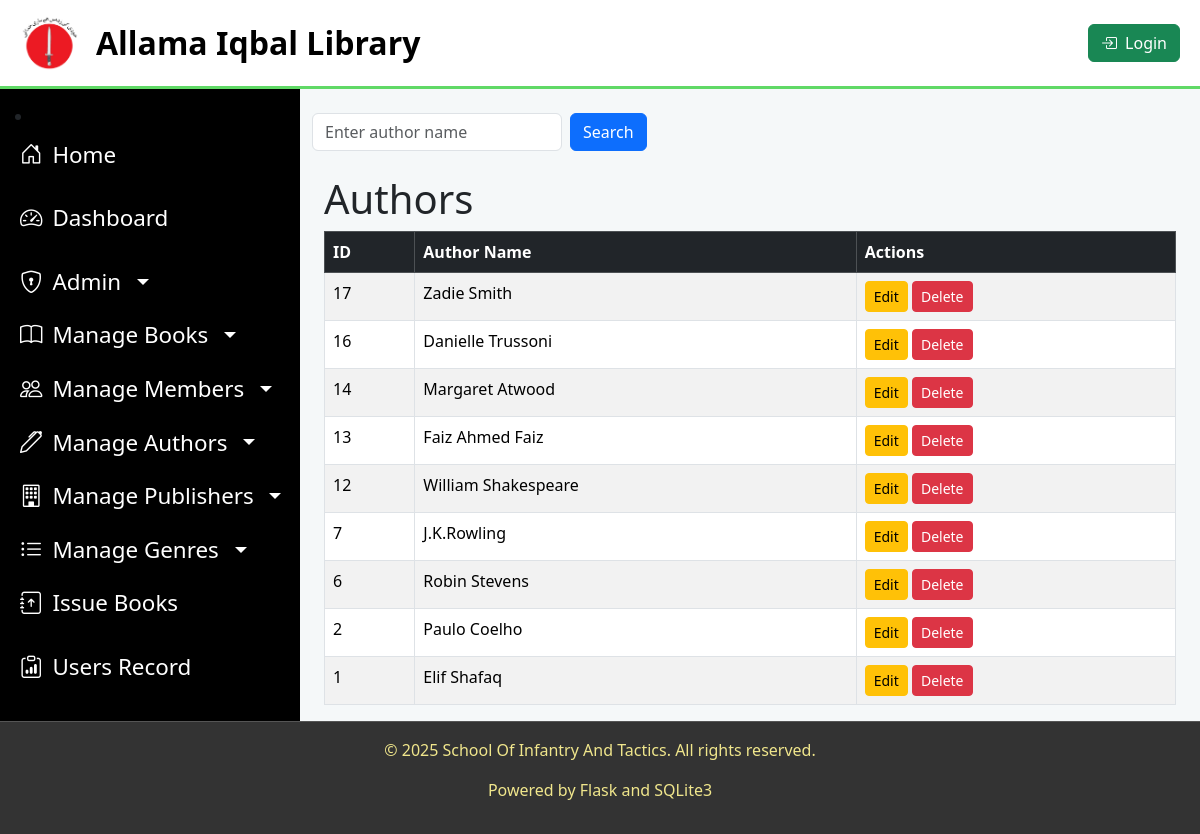
The app's page /authors with its own data.
### tables this page shows
CREATE TABLE authors(
            author_id INTEGER PRIMARY KEY AUTOINCREMENT,
            name TEXT NOT NULL      
          , is_deleted BOOLEAN DEFAULT 0);

### app.py (the view)
@app.route('/authors', methods=['GET'])
def authors():
    search_query = request.args.get('search', '').strip()
    conn = get_db_connection()
    c = conn.cursor()
    if search_query:
        c.execute("SELECT author_id, name FROM authors WHERE is_deleted = 0 AND name LIKE ?", ('%' + search_query + '%',))
    else:
        c.execute("SELECT author_id, name FROM authors WHERE is_deleted = 0 ORDER BY author_id DESC")
    authors = c.fetchall()
    conn.close()
    return render_template("authors.html", authors=authors, search_query=search_query)

### helper.py (called while the page is built)
def get_db_connection():
    try:
        conn = sqlite3.connect('library.db')
        conn.row_factory = sqlite3.Row  # Enables accessing rows like dictionaries
        return conn
    except sqlite3.Error as e:
        return None

### templates/authors.html (shortened to what this page needs)
{% extends "layout.html" %}
{% block content %}
<form action="{{ url_for('authors') }}" method="get" class="mb-4 d-flex align-items-center">
    <input type="text" id="search_query" name="search" class="form-control me-2" placeholder="Enter author name" value="{{ request.args.get('query', '') }}" style="width: 250px;">
    <button type="submit" class="btn btn-primary">Search</button>
</form>
<div class="container mt-4">
    <h1>Authors</h1>
    <table class="table table-striped table-bordered">
        <thead class="table-dark">
            <tr>
                <th>ID</th>
                <th>Author Name</th>
                <th>Actions</th>
            </tr>
        </thead>
        <tbody>
            {% if authors %}
                {% for author in authors %}
                <tr>
                    <td>{{ author['author_id'] }}</td>
                    <td>{{ author['name'] }}</td>
                    <td>
                        <a href="{{ url_for('update_author', author_id=author['author_id']) }}" class="btn btn-warning btn-sm">Edit</a>
                        <form action="{{ url_for('soft_delete_author', author_id=author['author_id']) }}" method="post" class="d-inline">
                            <button type="submit" class="btn btn-danger btn-sm" onclick="return confirmDelete();">Delete</button>
                        </form>
                    </td>
                </tr>
                {% endfor %}
            {% else %}
                <tr>
                    <td colspan="3" class="text-muted text-center">No authors available</td>
                </tr>
            {% endif %}
        </tbody>
    </table>
</div>
{% endblock %}

### templates/layout.html (style rules this page uses)
body { display: flex; flex-direction: column; min-height: 100vh; background-color: #f5f8f9; }

### records on screen
authors: author_id "17", name "Zadie Smith"
authors: author_id "16", name "Danielle Trussoni"
authors: author_id "14", name "Margaret Atwood"
authors: author_id "13", name "Faiz Ahmed Faiz"
authors: author_id "12", name "William Shakespeare"
authors: author_id "7", name "J.K.Rowling"
authors: author_id "6", name "Robin Stevens"
authors: author_id "2", name "Paulo Coelho"
authors: author_id "1", name "Elif Shafaq"
